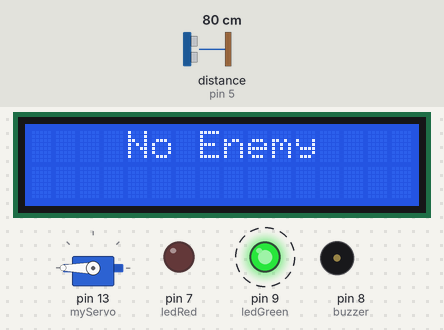
The sketch below on a simulated Arduino Uno, built with avr-gcc and run on an emulated ATmega328P. Parts: 16×2 character LCD, servo, output pins drawn as LEDs (lit = HIGH), buzzer (waves = sounding, pin HIGH). Wiring (inferred from the names in the program): ultrasonic range finder: trigger pin 3; echo pin 5. Dashed ring = blinking. The inputs (shaded band) are chosen by the test bench; at power-on: distance to the obstacle (sensor on pin 5) 80 cm. The echo pulse lasts 58.3 µs per cm; pins used as bus, display or sensor lines are not drawn; what the sketch prints to the serial monitor is not drawn.

Above: at 3.2 s.
3.3 s: distance to the obstacle (sensor on pin 5) set to 23 cm
At 4.5 s:
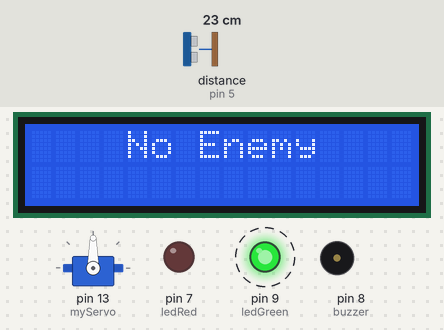
7.1 s: distance to the obstacle (sensor on pin 5) set to 19 cm
At 7.5 s:
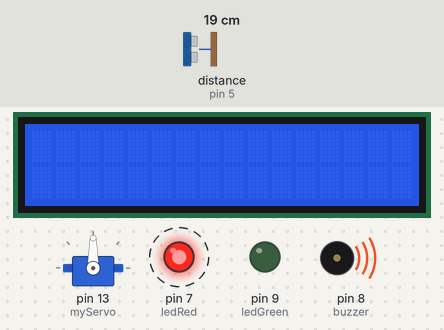
At 8.0 s:
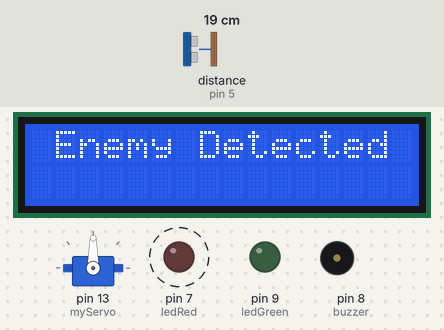
Timing chart, 0 to 16.1 s (numbered marks = the images above; inputs shaded):
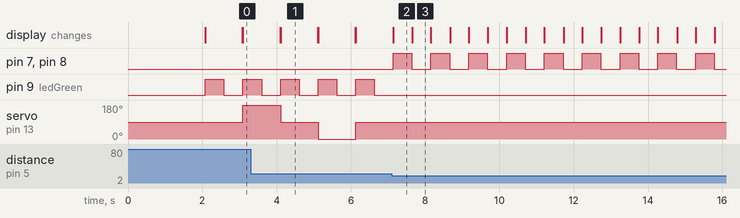

The sketch:

radar_code.ino
```cpp
#include <Servo.h>
#include <LiquidCrystal_I2C.h>
LiquidCrystal_I2C lcd(0x27, 16, 2); // Initialize the LCD
Servo myServo;  // Create a servo object to control a servo motor

// Define pins for the ultrasonic sensor
const int trigPin = 3;
const int echoPin = 5;
const int ledRed = 7;
const int ledGreen = 9;
const int buzzer = 8;

void setup() {
  Serial.begin(9600);
  lcd.init(); // Initialize the LCD
  lcd.backlight(); // Turn on the backlight

  pinMode(trigPin, OUTPUT);
  pinMode(echoPin, INPUT);
  pinMode(ledRed, OUTPUT);
  pinMode(ledGreen, OUTPUT);
  pinMode(buzzer, OUTPUT);
  myServo.attach(13); // Attach the servo motor to pin 13
  myServo.write(90); // Start at 90 degrees
  delay(2000); // Give the servo time to reach the position
}

void loop() {
  int angles[] = {90, 180, 90, 0}; // The angles the servo motor will move through
  for (int i = 0; i < 4; i++) {
    int distance = measureDistance(); // Measure distance before changing the angle
    if (distance > 20) {
      myServo.write(angles[i]); // Change the angle if the distance is greater than 20 cm
      lcd.setCursor(4, 0); // Set the cursor to the first line
      lcd.print("No Enemy");

      Serial.println(angles[i]);
      digitalWrite(ledGreen, HIGH);
      delay(500); // Check again after each second
      digitalWrite(ledGreen, LOW);
      delay(500);
      lcd.clear();
    } else {
      while (distance <= 20) { // Wait until the obstacle is removed
        digitalWrite(buzzer, HIGH);
        digitalWrite(ledRed, HIGH);
        delay(500); // Check again after each second
        digitalWrite(ledRed, LOW);
        digitalWrite(buzzer, LOW);
        lcd.setCursor(1, 0); // Set the cursor to the first line
        lcd.print("Enemy Detected");
        delay(500);
        lcd.clear();

        distance = measureDistance(); // Measure the distance again
      }
      myServo.write(angles[i]); // Continue movement after the obstacle is removed
      Serial.print("Continuing to angle: ");
      Serial.println(angles[i]);
      delay(1000);
    }
  }
}

int measureDistance() {
  digitalWrite(trigPin, LOW);
  delayMicroseconds(2);
  digitalWrite(trigPin, HIGH);
  delayMicroseconds(10);
  digitalWrite(trigPin, LOW);

  long duration = pulseIn(echoPin, HIGH);
  int distance = duration * 0.034 / 2; // Calculate the distance
  return distance;
}
```

Measured:
- the behaviour switches between 22 and 21 cm on distance to the obstacle (sensor on pin 5) (found by bisection; images 1 and 2)
- after the input at 7.1 s, pin 7 (ledRed), pin 8 (buzzer): alternates HIGH for 0.50 s and LOW for 0.52 s, starting at once; pin 9 (ledGreen): stops changing and stays LOW; servo on pin 13 (myServo): stops changing and stays 90°
- by itself, pin 9 (ledGreen): alternates HIGH for 0.50 s and LOW for 0.51 s
- what the display in image 1 shows lasts 1.0 s, from 4.1 s to 5.1 s
- what the display in image 2 shows lasts 0.6 s, from 7.1 s to 7.7 s
